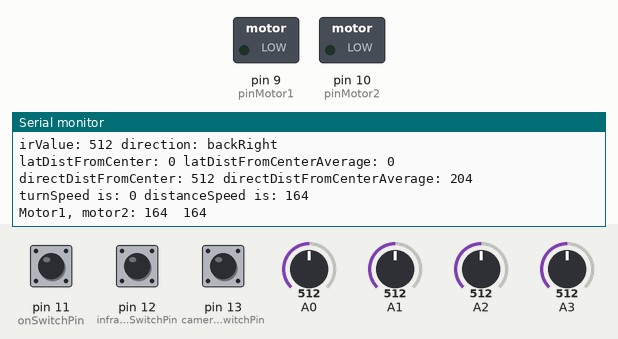
Recording of a sketch running on a simulated Arduino Uno, built with avr-gcc and run on an emulated ATmega328P. Parts: switched loads named in the sketch (green lamp = pin HIGH), the last lines printed to the serial monitor. The inputs (shaded band) are chosen by the test bench; at power-on: A0 = 512, A2 = 512, A1 = 512, A3 = 512, pin 11 (onSwitchPin) HIGH, pin 12 (infraredSwitchPin) LOW, pin 13 (cameraSwitchPin) LOW.

Above: at 1.9 s.
2.0 s: A0 set to 716
At 2.7 s:
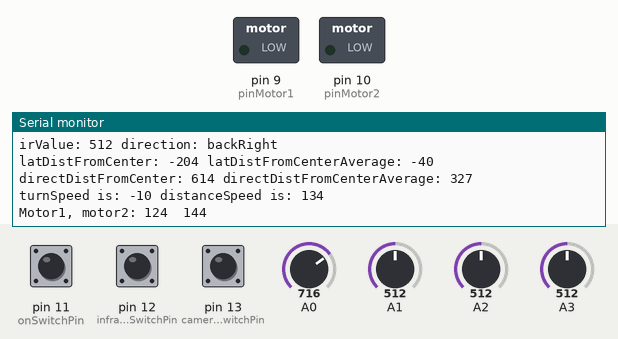
4.9 s: A2 set to 716
At 6.6 s:
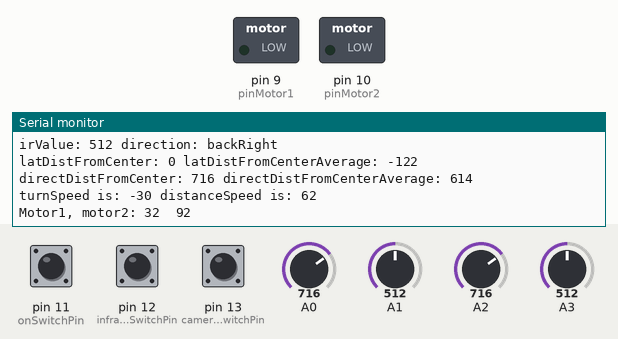
8.3 s: A1 set to 716
At 9.7 s:
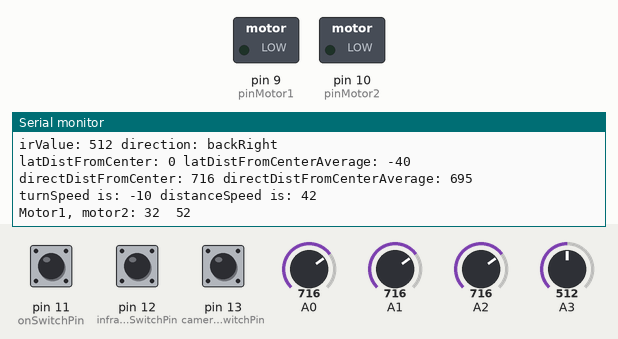
12.6 s: A3 set to 992
At 12.6 s:
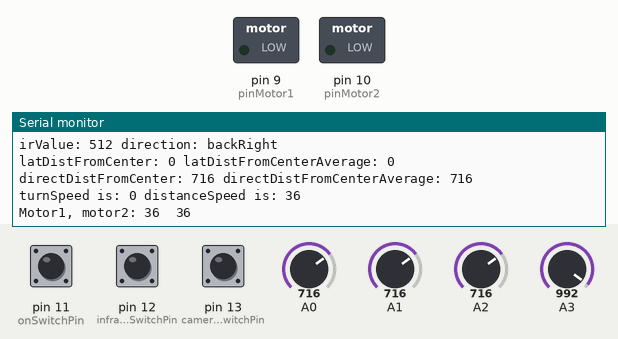
16.2 s: A0 set to 992
At 17.9 s:
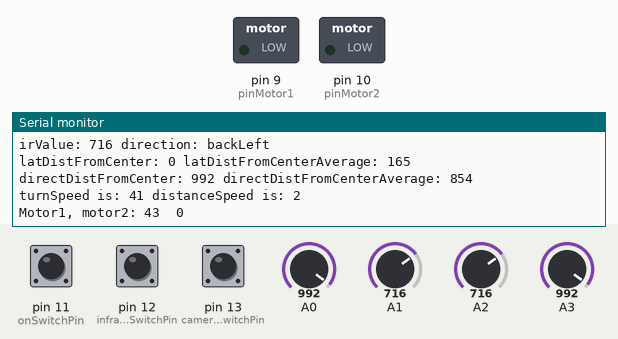
Timing chart, 0 to 19.4 s (numbered marks = the images above; inputs shaded):
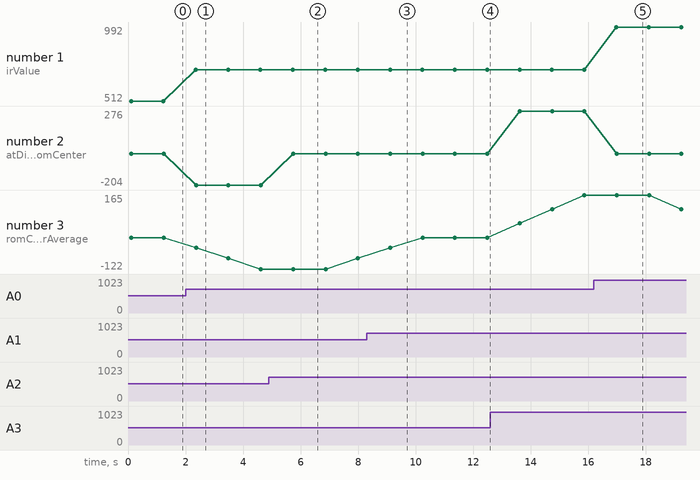

The sketch:

auto.ino
```cpp
#include "auto.h"
#include "ir.h"


Motor motor;
IR ir;
Modus modus = off;
Modus previousModus;
//(&Input, &Output, &Setpoint,2,3,1, DIRECT);
//PID pidMotorSturing;

void setup()
{
  Serial.begin(115200);
  pinMode(onSwitchPin, INPUT);
  pinMode(infraredSwitchPin, INPUT);
  pinMode(cameraSwitchPin, INPUT);
}

void loop()
{
  checkModus();
  modus=infrared;

  switch(modus)
  {
  case off:
    motor.changeSpeed(0, 0);
    break;
  case camera:
    lastReceivedCameraMessageTime = millis();
    //if correct message is received, control the motor
    if(receiveSerialData()) {
      controlMotorWithCamera();
    }
    else {
      //if the last message takes longer than maxSerialLatency, then the motor is stopped
      if (millis() - cameraMessageLatency > maxSerialLatency) {
        motor.changeSpeed(0, 0);
      }
    }
    break;
  case infrared:
    ir.gatherIrValuesAndSort();
    calculateDirectionIrLight();
    controlMotorWithIr();
    break;
  case hybrid:
    ir.gatherIrValuesAndSort();
    calculateDirectionIrLight();
    //if correct message is received, control the motor
    if(receiveSerialData()) {
      controlMotorWithIrAndCamera();
    }
    else {
      //if the last message takes longer than maxSerialLatency, then only the infrared sensors are used to control the motor
      if (millis() - cameraMessageLatency > maxSerialLatency) {
        motor.changeSpeed(0, 0);
      }
    }
    receiveSerialData();
    break;
  }

  motor.updateSpeed();
  delay(1000);
}

void controlMotorWithCamera() {
  //if distance is 700 speed is ideal, directDistFromCenteAverage > 700 => less speed
  int turnSpeed = (cameraPosition.latDist / 4);
  int distanceSpeed = (100 / cameraPosition.directDist);
  int motor1Speed = distanceSpeed + turnSpeed;
  int motor2Speed = distanceSpeed - turnSpeed;

  if (motor1Speed > 255) {
    motor1Speed = 255;
  }
  if (motor1Speed < -255) {
    motor1Speed = -255;
  }
  if (motor2Speed > 255) {
    motor2Speed = 255;
  }
  if (motor2Speed < -255) {
    motor2Speed = -255;
  }
  motor.changeSpeed(motor1Speed, motor2Speed);
}

void controlMotorWithIr() {
  if(ir.sensors[0].irValue+ir.sensors[1].irValue > irTreshold * 2) {

    int turnSpeed = (latDistFromCenterAverage / 4);
    int distanceSpeed = (1023 - directDistFromCenterAverage)/4 - irIdeal;
    if(distanceSpeed < 0) {
      distanceSpeed = 0;
    }
    #ifdef DEBUG
    Serial.print("turnSpeed is: ");
    Serial.print(turnSpeed);
    Serial.print(" distanceSpeed is: ");
    Serial.print(distanceSpeed);
    Serial.print("\n");
    #endif

    int motor1Speed = distanceSpeed + turnSpeed;
    int motor2Speed = distanceSpeed - turnSpeed;

    if (motor1Speed > 255) {
      motor1Speed = 255;
    }
    if (motor1Speed < 0) {
      motor1Speed = 0;
    }
    if (motor2Speed > 255) {
      motor2Speed = 255;
    }
    if (motor2Speed < 0) {
      motor2Speed = 0;
    }
    motor.changeSpeed(motor1Speed, motor2Speed);
  } else {
    #ifdef DEBUG
    Serial.print("no ir found\n");
    motor.changeSpeed(0, 0);
    #endif
  }
}

void controlMotorWithIrAndCamera() {
  //if distance is 700 speed is ideal, directDistFromCenteAverage > 700 => less speed
  int turnSpeed1 = (cameraPosition.latDist / 4);
  int turnSpeed2 = (latDistFromCenterAverage / 4);
  int turnSpeed = (turnSpeed1 + turnSpeed2) / 2;
  int distanceSpeed = (100 / cameraPosition.directDist);
  int motor1Speed = distanceSpeed + turnSpeed;
  int motor2Speed = distanceSpeed - turnSpeed;

  if (motor1Speed > 255) {
    motor1Speed = 255;
  }
  if (motor1Speed < -255) {
    motor1Speed = -255;
  }
  if (motor2Speed > 255) {
    motor2Speed = 255;
  }
  if (motor2Speed < -255) {
    motor2Speed = -255;
  }
  motor.changeSpeed(motor1Speed, motor2Speed);
}

boolean checkModus() {
  if(!digitalRead(onSwitchPin)) {
    modus = off;
  }
  else if(digitalRead(infraredSwitchPin)) {
    modus = infrared;
  }
  else if(digitalRead(cameraSwitchPin)) {
    modus = camera;
  }
  else {
    modus = hybrid;
  }

  if(modus == previousModus) {
    previousModus = modus;
    return false;
  }
  else {
    previousModus = modus;
    return true;
  }
}

boolean receiveSerialData() {
  if (Serial.available() > 0) {
    byte initByte = Serial.read();
#ifdef DEBUG
    Serial.print("First received byte is: ");
    Serial.print(initByte);
    Serial.print("\n");
#endif
    if(initByte == 0xFF) {
      unsigned long startTime = millis();
      while ((Serial.available()<4) && ((millis()-startTime) < maxSerialLatency))
      {
        // wait until we get 4 bytes of data or maxSerialLatency has gone by
      }
      byte firstByte = Serial.read();
      byte secondByte = Serial.read();
      byte thirdByte = Serial.read();
      byte fourthByte = Serial.read();
#ifdef DEBUG
      Serial.print("byte 1 is: ");
      Serial.print(firstByte);
      Serial.print("\n");
      Serial.print("byte 2 is: ");
      Serial.print(secondByte);
      Serial.print("\n");
      Serial.print("byte 3 is: ");
      Serial.print(thirdByte);
      Serial.print("\n");
      Serial.print("byte 4 is: ");
      Serial.print(fourthByte);
      Serial.print("\n");
#endif
      lastReceivedCameraMessageTime = millis();
      int directDist = firstByte + (secondByte << 8);
      int latDist = thirdByte + (fourthByte << 8);
      cameraPosition = (CameraPosition) {
        directDist,latDist      };
      return true;
    }
  }
  return false;
}

void calculateDirectionIrLight() {
  if(ir.sensors[1].irValue < irTreshold) {
#ifdef DEBUG
    Serial.print(enumDirectionToString(ir.sensors[0].direction));
    Serial.print(" is the closest\n");
#endif

    if(ir.sensors[0].direction == frontLeft || ir.sensors[0].direction == backLeft) {
      addLatDistFromCenter(-1023);
    }
    else {
      addLatDistFromCenter(1023);
    }

    addDirectDistFromCenter(ir.sensors[0].irValue);
  }
  else {
#ifdef DEBUG
    Serial.print(enumDirectionToString(ir.sensors[0].direction));
    Serial.print(" and ");
    Serial.print(enumDirectionToString(ir.sensors[1].direction));
    Serial.print(" are the closest\n");
#endif

    //ir on front?
    if(ir.sensors[0].direction == frontLeft || ir.sensors[0].direction == frontRight && ir.sensors[1].direction == frontLeft || ir.sensors[1].direction == frontRight) {
      int latDistFromCenter;
      //12 o'clock is 0
      //CCW is negative
      //CW is positive
      if(ir.sensors[0].direction == frontLeft) {
        latDistFromCenter = ir.sensors[1].irValue - ir.sensors[0].irValue;
      }
      else {
        latDistFromCenter = ir.sensors[0].irValue - ir.sensors[1].irValue;
      }
      addLatDistFromCenter(latDistFromCenter);

      unsigned int directDistFromCenter = (abs(ir.sensors[0].irValue) + abs(ir.sensors[1].irValue)) / 2;
      addDirectDistFromCenter(directDistFromCenter);
    }
    //ir on back?
    else if(ir.sensors[0].direction == backLeft || ir.sensors[0].direction == backRight && ir.sensors[1].direction == backLeft || ir.sensors[1].direction == backRight) {
      int latDistFromCenter;
      if(ir.sensors[0].direction == backLeft) {
        latDistFromCenter = -1023;
      }
      else {
        latDistFromCenter = 1023;
      }
      addLatDistFromCenter(latDistFromCenter);
      unsigned int directDistFromCenter = (abs(ir.sensors[0].irValue) + abs(ir.sensors[1].irValue)) / 2;
      addDirectDistFromCenter(directDistFromCenter);
    }
    //ir on left?
    else if(ir.sensors[0].direction == frontLeft || ir.sensors[0].direction == backLeft && ir.sensors[1].direction == frontLeft || ir.sensors[1].direction == backLeft) {
      addLatDistFromCenter(-1023);

      unsigned int directDistFromCenter = (abs(ir.sensors[0].irValue) + abs(ir.sensors[1].irValue)) / 2;
      addDirectDistFromCenter(directDistFromCenter);
    }
    //ir on right?
    else if(ir.sensors[0].direction == backRight || ir.sensors[0].direction == frontRight && ir.sensors[1].direction == backRight || ir.sensors[1].direction == frontRight) {
      addLatDistFromCenter(1023);

      unsigned int directDistFromCenter = (abs(ir.sensors[0].irValue) + abs(ir.sensors[1].irValue)) / 2;
      addDirectDistFromCenter(directDistFromCenter);
    }
  }

#ifdef DEBUG
  int i;
  for (i = 0; i < 4; i++) {
    Serial.print("irValue: ");
    Serial.print(ir.sensors[i].irValue);
    Serial.print(" direction: ");
    Serial.print(enumDirectionToString(ir.sensors[i].direction));
    Serial.print("\t\n");
  }
  Serial.print("latDistFromCenter: ");
  Serial.print(latDistFromCenter[0]);
  Serial.print(" latDistFromCenterAverage: ");
  Serial.print(latDistFromCenterAverage);
  Serial.print("\n");
  Serial.print("directDistFromCenter: ");
  Serial.print(directDistFromCenter[0]);
  Serial.print(" directDistFromCenterAverage: ");
  Serial.print(directDistFromCenterAverage);
  Serial.print("\n\n");
#endif
}

const char * enumDirectionToString(Direction direction) {
  switch(direction)
  {
  case frontLeft:
    return "frontLeft";
  case frontRight:
    return "frontRight";
  case backLeft:
    return "backLeft";
  case backRight:
    return "backRight";
  }
  return "direction not found";
}

void addLatDistFromCenter(int latestlatDistFromCenter) {
  latDistFromCenterTotal -= latDistFromCenter[latDistFromCenterSize - 1];

  for(int i = latDistFromCenterSize - 1; i > 0; i--) {
    latDistFromCenter[i] = latDistFromCenter[i - 1];
  }
  latDistFromCenter[0] = latestlatDistFromCenter;

  latDistFromCenterTotal += latDistFromCenter[0];
  latDistFromCenterAverage = latDistFromCenterTotal / latDistFromCenterSize;
}

void addDirectDistFromCenter(unsigned int latestDirectDistFromCenter) {
  directDistFromCenterTotal -= directDistFromCenter[directDistFromCenterSize - 1];

  for(int i = directDistFromCenterSize - 1; i >0; i--) {
    directDistFromCenter[i] = directDistFromCenter[i - 1];
  }
  directDistFromCenter[0] = latestDirectDistFromCenter;

  directDistFromCenterTotal += directDistFromCenter[0];
  directDistFromCenterAverage = directDistFromCenterTotal / directDistFromCenterSize;
}
```

auto.h
```cpp
/*
by Jonathan De Beir


 latDistFromCenterSize is an array that defines lateral distance of the IR light:
 IR on 12 o'clock: outOfDirections[0] = 0
 IR CCW : outOfDirections[0] is negative
 IR CW : outOfDirections[0] is positive

 */

#include "motor.h"

#define DEBUG
#define arraySize(x)  (sizeof(x) / sizeof(x[0]))


#define irTreshold 100
#define irIdeal 40
#define irIdealMargin 20
#define maxOutOfDirection 30
#define maxSerialLatency 100
#define cameraMessageLatency 100

#define onSwitchPin 11
#define infraredSwitchPin 12
#define cameraSwitchPin 13

void addDirectDistFromCenter(unsigned int latestDirectDistFromCenter);
int compareIrValues(struct IrSensor *irSensor1, struct IrSensor *irSensor2);

//list of current [0] and previous latDistFromCenter
#define latDistFromCenterSize 5
#define directDistFromCenterSize 5
int latDistFromCenter[latDistFromCenterSize];
int directDistFromCenter[directDistFromCenterSize];

int latDistFromCenterAverage;
int latDistFromCenterTotal;
unsigned int directDistFromCenterAverage;
unsigned int directDistFromCenterTotal;

typedef struct CameraPosition {
  int directDist;
  int latDist;
};
unsigned long lastReceivedCameraMessageTime = 0;


struct CameraPosition cameraPosition;

enum Modus {
  off,
  infrared,
  camera,
  hybrid
};
```

ir.cpp
```cpp
#include "ir.h"

#define irPinDelay 20


#define arraySize(x)  (sizeof(x) / sizeof(x[0]))

//adcpins
#define irPin1 0
#define irPin2 1
#define irPin3 2
#define irPin4 3

#define sensorSize sizeof(IrSensor)


typedef int (IR::*compfn)(const void*, const void*);

IR::IR() {
  init();
}

void IR::init() {
  //turn on pull up resistors too avoid floating input
  digitalWrite(irPin1, HIGH);
  digitalWrite(irPin2, HIGH);
  digitalWrite(irPin3, HIGH);
  digitalWrite(irPin4, HIGH);

  pinMode(irPin1, INPUT);
  pinMode(irPin2, INPUT);
  pinMode(irPin3, INPUT);
  pinMode(irPin4, INPUT);
}

void IR::gatherIrValuesAndSort() {
  // delay to let the ADC recover:
  delay(irPinDelay);
  unsigned int valueIr1 = analogRead(irPin1);
  delay(irPinDelay);
  unsigned int valueIr2 = analogRead(irPin2);
  delay(irPinDelay);
  unsigned int valueIr3 = analogRead(irPin3);
  delay(irPinDelay);
  unsigned int valueIr4 = analogRead(irPin4);
  delay(irPinDelay);

  sensors[0] = (IrSensor) { valueIr2, frontRight };
  sensors[1] = (IrSensor) { valueIr1, frontLeft };
  sensors[2] = (IrSensor) { valueIr3, backLeft };
  sensors[3] = (IrSensor) { valueIr4, backRight };

  //http://www.cplusplus.com/reference/cstdlib/qsort/
  qsort((void *) &sensors, 4, sensorSize, compareIrValues);
}

int compareIrValues(const void* p1, const void* p2)
{
  struct IrSensor *irSensor1 = (struct IrSensor *)p1;
  struct IrSensor *irSensor2 = (struct IrSensor *)p2;
  if (irSensor1->irValue < irSensor2->irValue)
    return 1;

  else if (irSensor1->irValue > irSensor2->irValue)
    return -1;
  else
    return 0;
}
```

ir.h
```cpp
#include "Arduino.h"

enum Direction {
  frontLeft, frontRight, backLeft, backRight };
const char * enumDirectionToString(Direction direction);

typedef struct IrSensor {
  unsigned int  irValue;
  Direction direction;
};

int compareIrValues(const void* p1, const void* p2);

class IR
{
public:
  IR();
  void gatherIrValuesAndSort();
  struct IrSensor sensors[4];
private:
  //int compareIrValues(const void* p1, const void* p2);
  void init();
};
```

motor.cpp
```cpp
#include "Arduino.h"
#include "motor.h"


#define DEBUG

//pwm pins
#define pinMotor1 9
#define pinMotor2 10


//adc pins
#define testPotPin1 11
#define testPotPin2 12

//digital pins
#define testLedPin 13


//0 is no braking, 255 is max braking
#define brakeIntensity 50

#define motorSpeedChangeLatency 50

Motor::Motor() {
  init();
}

void Motor::init() {
  pinMode(pinMotor1, OUTPUT);
  pinMode(pinMotor2, OUTPUT);
  //set pwm frequenct to 10Hz (31250/1024=30.5)
  setPwmFrequency(testPotPin1, 1024);
  setPwmFrequency(testPotPin2, 1024);

  digitalWrite(testPotPin1, HIGH);
  digitalWrite(testPotPin2, HIGH);
  pinMode(testLedPin, OUTPUT);
  digitalWrite(testLedPin, LOW);

}

void Motor::changeSpeed(int speed1, int speed2) {
  desiredSpeed1 = speed1;
  desiredSpeed2 = speed2;
  #ifdef DEBUG
  Serial.print("Motor1, motor2: ");
  Serial.print(desiredSpeed1);
  Serial.print("\t");
  Serial.print(desiredSpeed2);
  Serial.print("\n\n");
  #endif
}

void Motor::updateSpeed() {
   if(millis() - lastChangedMotorTime > motorSpeedChangeLatency && _enable == true) {
    if(desiredSpeed1 > speedMotor1) {
      speedMotor1 += 10;
      if(desiredSpeed1 < speedMotor1) {
        speedMotor1 = desiredSpeed1;
      }
    } else if(desiredSpeed1 < speedMotor1) {
      speedMotor1 -= 10;
      if(desiredSpeed1 > speedMotor1) {
        speedMotor1 = desiredSpeed1;
      }
    }
    if(desiredSpeed2 > speedMotor2) {
      speedMotor2 += 10;
      if(desiredSpeed2 < speedMotor2) {
        speedMotor2 = desiredSpeed2;
      }
    } else if(desiredSpeed2 < speedMotor2){
      speedMotor2 -= 10;
      if(desiredSpeed2 > speedMotor2) {
        speedMotor2 = desiredSpeed2;
      }
    }
    lastChangedMotorTime = millis();
    adjust();
    #ifdef DEBUG
    Serial.print("Desired Speed motor 1,2 resp:");
    Serial.print("\t");
    Serial.print(desiredSpeed1);
    Serial.print("\t");
    Serial.print(desiredSpeed2);
    Serial.print("\n");
    Serial.print("Current Speed motor 1,2 resp:");
    Serial.print("\t");
    Serial.print(speedMotor1);
    Serial.print("\t");
    Serial.print(speedMotor2);
    Serial.print("\n\n");
    #endif
    #ifdef MINDEBUG
    Serial.print(desiredSpeed1);
    Serial.print("\t");
    Serial.print(desiredSpeed2);
    Serial.print("\t\t");
    Serial.print(speedMotor1);
    Serial.print("\t");
    Serial.print(speedMotor2);
    Serial.print("\n");
    #endif
  }
}

void Motor::adjust() {
  analogWrite(pinMotor1, speedMotor1);
  analogWrite(pinMotor2, speedMotor2);
}


void Motor::testMotors() {
  unsigned int valuePot1 = analogRead(testPotPin1);
  delay(10);
  unsigned int valuePot2 = analogRead(testPotPin2);
  delay(10);
  unsigned int speedMotor1 = 0;
  unsigned int speedMotor2 = 0;
  if (valuePot1>10) {
    speedMotor1 = valuePot1/4;
    digitalWrite(testLedPin, HIGH);
  }
  else {
    digitalWrite(testLedPin, LOW);
  }

  if (valuePot2>10) {
    speedMotor2 = valuePot2/4;
  }
  adjust();
}

/**
 * Divides a given PWM pin frequency by a divisor.
 *
 * The resulting frequency is equal to the base frequency divided by
 * the given divisor:
 *   - Base frequencies:
 *      o The base frequency for pins 3, 9, 10, and 11 is 31250 Hz.
 *      o The base frequency for pins 5 and 6 is 62500 Hz.
 *   - Divisors:
 *      o The divisors available on pins 5, 6, 9 and 10 are: 1, 8, 64,
 *        256, and 1024.
 *      o The divisors available on pins 3 and 11 are: 1, 8, 32, 64,
 *        128, 256, and 1024.
 *
 * PWM frequencies are tied together in pairs of pins. If one in a
 * pair is changed, the other is also changed to match:
 *   - Pins 5 and 6 are paired on timer0
 *   - Pins 9 and 10 are paired on timer1
 *   - Pins 3 and 11 are paired on timer2
 *
 * Note that this function will have side effects on anything else
 * that uses timers:
 *   - Changes on pins 3, 5, 6, or 11 may cause the delay() and
 *     millis() functions to stop working. Other timing-related
 *     functions may also be affected.
 *   - Changes on pins 9 or 10 will cause the Servo library to function
 *     incorrectly.
 *
 * Thanks to macegr of the Arduino forums for his documentation of the
 * PWM frequency divisors. His post can be viewed at:
 *   http://www.arduino.cc/cgi-bin/yabb2/YaBB.pl?num=1235060559/0#4
 */
void Motor::setPwmFrequency(int pin, int divisor) {
  byte mode;
  if(pin == 5 || pin == 6 || pin == 9 || pin == 10) {
    switch(divisor) {
      case 1: mode = 0x01; break;
      case 8: mode = 0x02; break;
      case 64: mode = 0x03; break;
      case 256: mode = 0x04; break;
      case 1024: mode = 0x05; break;
      default: return;
    }
    if(pin == 5 || pin == 6) {
      TCCR0B = TCCR0B & 0b11111000 | mode;
    } else {
      TCCR1B = TCCR1B & 0b11111000 | mode;
    }
  } else if(pin == 3 || pin == 11) {
    switch(divisor) {
      case 1: mode = 0x01; break;
      case 8: mode = 0x02; break;
      case 32: mode = 0x03; break;
      case 64: mode = 0x04; break;
      case 128: mode = 0x05; break;
      case 256: mode = 0x06; break;
      case 1024: mode = 0x7; break;
      default: return;
    }
    TCCR2B = TCCR2B & 0b11111000 | mode;
  }
}
```

Source omitted: motor.h (415 bytes)

Measured:
- after the input at 2.0 s, the serial monitor: prints a new line after 0.35 s (image 1)
- after the input at 4.9 s, the serial monitor: prints a new line after 0.83 s (image 2)
- after the input at 8.3 s, the serial monitor: prints a new line after 0.80 s (image 3)
- after the input at 16.2 s, the serial monitor: prints a new line after 0.78 s (image 5)
- plotted number 1: 512 → 716 after the input at 2.0 s
- plotted number 2: 0 → -204 after the input at 2.0 s, -204 → 0 after the input at 4.9 s, 0 → 276 after the input at 12.6 s
- plotted number 3: 0 → -122 after the input at 2.0 s, 0 → 165 after the input at 12.6 s
